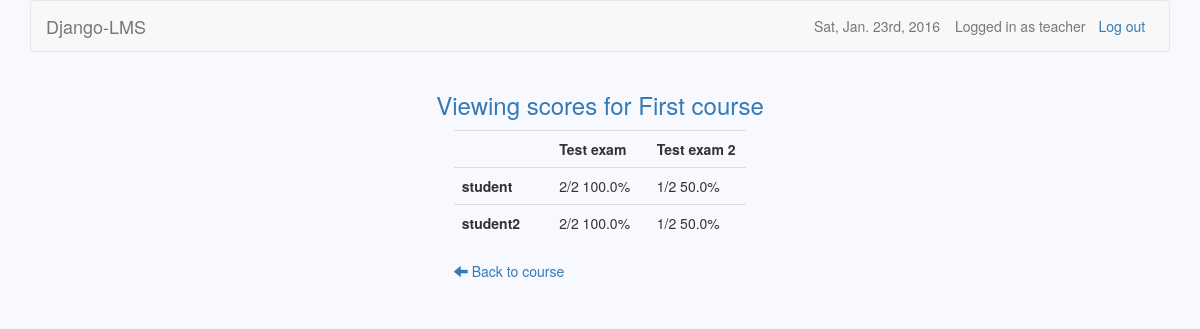
/courses/1/scores (signed in), run on the app's committed database.
### users/models.py (models this page shows)
class User(AbstractUser):
    is_teacher = models.BooleanField(default=False)
    created = models.DateTimeField(auto_now_add=True)

### courses/models.py (models this page shows, shortened)
class Course(models.Model):
    owner = models.CharField(max_length=30)
    name = models.CharField(max_length=30)
    description = models.TextField(blank=True)
    created = models.DateTimeField(auto_now_add=True)
    updated = models.DateTimeField(auto_now=True)
    participants = models.ManyToManyField(settings.AUTH_USER_MODEL, blank=True,
        through='Participation')

class Participation(models.Model):
    user = models.ForeignKey(settings.AUTH_USER_MODEL)
    course = models.ForeignKey(Course)

### exams/models.py (models this page shows, shortened)
class Exam(models.Model):
    owner = models.CharField(max_length=30)
    name = models.CharField(max_length=30)
    description = models.TextField(blank=True)
    created = models.DateTimeField(auto_now_add=True)
    updated = models.DateTimeField(auto_now=True)
    password = models.CharField(max_length=10, blank=True)
    time_limit = models.TimeField()
    active_from = models.DateTimeField()
    active_to = models.DateTimeField()
    course = models.ForeignKey(Course)
    category = models.CharField(max_length=30)
    question_count = models.IntegerField()
    questions = models.ManyToManyField(Question, blank=True,
        through='ExamQuestion')

### courses/views.py (the view)
# urls.py: url(r'^(?P<course_id>\d+)/scores$', views.view_scores, name='view_scores'),
@user_passes_test(teacher_check)
def view_scores(request, course_id):
    course = Course.objects.get(id=course_id)
    if request.user.username == course.owner:
        participants = Participation.objects.filter(course=course_id)
        exams = Exam.objects.filter(course=course_id)
        scores  = {}
        for participant in participants:
            scores[participant] = {}
            for exam in exams:
                try:
                    count = ExamQuestion.objects.filter(exam=exam).count()
                    score = Score.objects.get(student=participant.user,
                        exam=exam).score
                    scores[participant][exam] = format_score(score, count)
                except ObjectDoesNotExist:
                    scores[participant][exam] = "Not taken"
        return render(request, 'view_scores.html', {'course': course,
            'exams': exams, 'scores': scores})
    else:
        return redirect('/courses/')

### courses/views.py (called while the page is built)
def teacher_check(user):
    return user.is_teacher

def format_score(score, count):
    percentage = str(float(score) / float(count) * 100) + '%'
    return str(score) + '/' + str(count) + ' ' + percentage

### courses/templates/view_scores.html
{% extends 'base.html' %}
{% block header %}Viewing scores for {{ course.name }}{% endblock %}
{% block dashboard %}
	<table class="table table-hover">
		<tr>
			<th></th>
			{% for exam in exams %}
				<th>{{ exam.name }}</th>
			{% endfor %}
		</tr>
		{% for student, value in scores.items %}
			<tr>
				<th>{{ student.user }}</th>
				{% for score in value.values %}
					<td>{{ score }}</td>
				{% endfor %}
			</tr>
		{% endfor %}
	</table>
	<a href="{% url 'edit_course' course.id %}">
		<span class="glyphicon glyphicon-arrow-left"></span>
		Back to course
	</a>
{% endblock %}

### django-lms/templates/base.html (shortened to what this page needs)
{% load staticfiles %}
<!DOCTYPE html>
<html>
    <head>
        <link href="/static/bootstrap/css/bootstrap.min.css" rel="stylesheet">
        <link href="/static/datetimepicker/jquery.datetimepicker.css" rel="stylesheet">
        <link href="/static/base.css" rel="stylesheet">
	</head>
    <body>
        <div class="container">
            <nav class="navbar navbar-default" role="navigation">
                {% if user.is_active %}
                    {% if user.is_teacher %}
                        <a class="navbar-brand" href="{% url 'teacher_page' %}">Django-LMS</a>
                    {% else %}
                        <a class="navbar-brand" href="{% url 'student_page' %}">Django-LMS</a>
                    {% endif %}
                    <a class="btn navbar-btn navbar-right" id="logout" href="{% url 'logout' %}">Log out</a>
                    <span class="navbar-text navbar-right">Logged in as {{ user.username }}</span>
                {% else %}
                    <a class="navbar-brand" href="/">Django-LMS</a>
                    <a class="btn navbar-btn navbar-right" id="login" href="{% url 'login' %}">Log in</a>
                    <a class="btn navbar-btn navbar-right" id="signup" href="{% url 'signup' %}">Sign up</a>
                {% endif %}
                <span class="navbar-text navbar-right">{% now "D, M. jS, Y" %}</span>
            </nav>
            <div class="row">
                <h3 class="text-primary text-center">{% block header %}{% endblock %}</h3>
                <div class="list-group center">
                    {% block dashboard %}{% endblock %}
                </div>
            </div>
        </div>
    </body>
</html>

### django-lms/static/base.css (style rules this page uses)
body { background-color: #F8F8FF; }
#login, #logout { margin-right: 1%; padding-right: 1%; }
table { table-layout:fixed; width: 70%; }
td { word-wrap:break-word; }
.center { width: 25%; margin-top: 1%; margin-left: auto; margin-right: auto; }

### data on the page
User: username "teacher"
Course: name "First course"
Exam: name "Test exam"
Exam: name "Test exam 2"
Participation: user "student", values "2/2 100.0%" "1/2 50.0%"
Participation: user "student2", values "2/2 100.0%" "1/2 50.0%"
